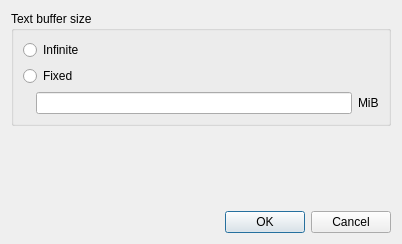
<?xml version="1.0" encoding="UTF-8"?>
<ui version="4.0">
 <class>SettingsDialog</class>
 <widget class="QDialog" name="SettingsDialog">
  <property name="geometry">
   <rect>
    <x>0</x>
    <y>0</y>
    <width>402</width>
    <height>244</height>
   </rect>
  </property>
  <property name="windowTitle">
   <string>Dialog</string>
  </property>
  <layout class="QVBoxLayout" name="verticalLayout_2">
   <item>
    <widget class="QGroupBox" name="groupBox">
     <property name="title">
      <string>Text buffer size</string>
     </property>
     <layout class="QVBoxLayout" name="verticalLayout">
      <item>
       <widget class="QRadioButton" name="infiniteRadioButton">
        <property name="text">
         <string>Infinite</string>
        </property>
       </widget>
      </item>
      <item>
       <widget class="QRadioButton" name="fixedRadioButton">
        <property name="text">
         <string>Fixed</string>
        </property>
       </widget>
      </item>
      <item>
       <layout class="QHBoxLayout" name="horizontalLayout">
        <item>
         <widget class="QLabel" name="label_2">
          <property name="text">
           <string/>
          </property>
          <property name="buddy">
           <cstring>lineEdit</cstring>
          </property>
         </widget>
        </item>
        <item>
         <widget class="QLineEdit" name="lineEdit"/>
        </item>
        <item>
         <widget class="QLabel" name="label">
          <property name="text">
           <string>MiB</string>
          </property>
         </widget>
        </item>
       </layout>
      </item>
     </layout>
    </widget>
   </item>
   <item>
    <spacer name="verticalSpacer">
     <property name="orientation">
      <enum>Qt::Orientation::Vertical</enum>
     </property>
     <property name="sizeHint" stdset="0">
      <size>
       <width>20</width>
       <height>40</height>
      </size>
     </property>
    </spacer>
   </item>
   <item>
    <widget class="QDialogButtonBox" name="buttonBox">
     <property name="orientation">
      <enum>Qt::Orientation::Horizontal</enum>
     </property>
     <property name="standardButtons">
      <set>QDialogButtonBox::StandardButton::Cancel|QDialogButtonBox::StandardButton::Ok</set>
     </property>
    </widget>
   </item>
  </layout>
 </widget>
 <resources/>
 <connections>
  <connection>
   <sender>buttonBox</sender>
   <signal>accepted()</signal>
   <receiver>SettingsDialog</receiver>
   <slot>accept()</slot>
   <hints>
    <hint type="sourcelabel">
     <x>248</x>
     <y>254</y>
    </hint>
    <hint type="destinationlabel">
     <x>157</x>
     <y>274</y>
    </hint>
   </hints>
  </connection>
  <connection>
   <sender>buttonBox</sender>
   <signal>rejected()</signal>
   <receiver>SettingsDialog</receiver>
   <slot>reject()</slot>
   <hints>
    <hint type="sourcelabel">
     <x>316</x>
     <y>260</y>
    </hint>
    <hint type="destinationlabel">
     <x>286</x>
     <y>274</y>
    </hint>
   </hints>
  </connection>
 </connections>
</ui>
